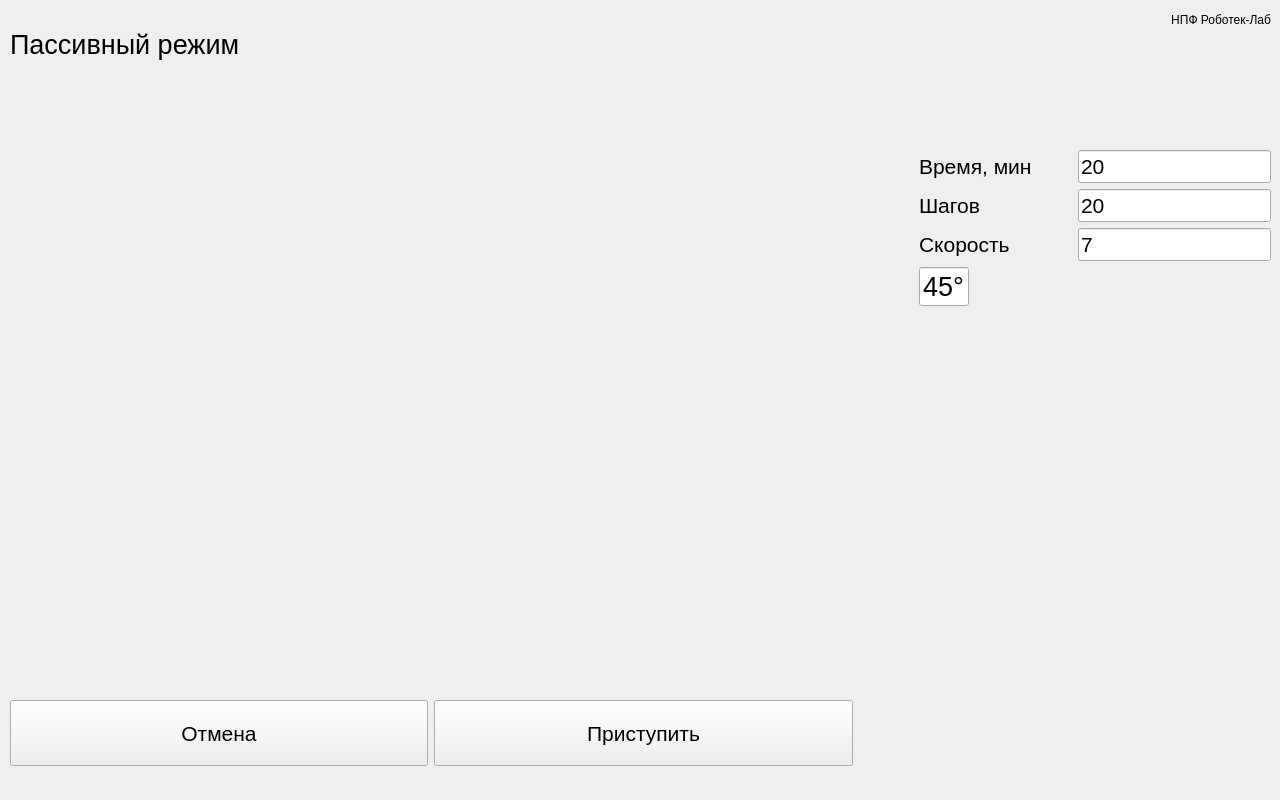
<?xml version="1.0" encoding="UTF-8"?>
<ui version="4.0">
 <class>Ex_PassivePage</class>
 <widget class="QWidget" name="Ex_PassivePage">
  <property name="geometry">
   <rect>
    <x>0</x>
    <y>0</y>
    <width>1280</width>
    <height>800</height>
   </rect>
  </property>
  <property name="windowTitle">
   <string>Form</string>
  </property>
  <widget class="QWidget" name="layoutWidget_2">
   <property name="geometry">
    <rect>
     <x>10</x>
     <y>150</y>
     <width>1261</width>
     <height>484</height>
    </rect>
   </property>
   <layout class="QHBoxLayout" name="horizontalLayout_11">
    <item>
     <spacer name="horizontalSpacer_10">
      <property name="orientation">
       <enum>Qt::Horizontal</enum>
      </property>
      <property name="sizeHint" stdset="0">
       <size>
        <width>40</width>
        <height>20</height>
       </size>
      </property>
     </spacer>
    </item>
    <item>
     <layout class="QVBoxLayout" name="verticalLayout_14">
      <item>
       <widget class="QLabel" name="label_Leg">
        <property name="minimumSize">
         <size>
          <width>854</width>
          <height>480</height>
         </size>
        </property>
        <property name="maximumSize">
         <size>
          <width>854</width>
          <height>480</height>
         </size>
        </property>
        <property name="text">
         <string/>
        </property>
       </widget>
      </item>
     </layout>
    </item>
    <item>
     <layout class="QVBoxLayout" name="verticalLayout_15">
      <item>
       <layout class="QHBoxLayout" name="horizontalLayout_36">
        <item>
         <widget class="QLabel" name="labelTime">
          <property name="font">
           <font>
            <pointsize>16</pointsize>
           </font>
          </property>
          <property name="text">
           <string>Время, мин</string>
          </property>
         </widget>
        </item>
        <item>
         <spacer name="horizontalSpacer_40">
          <property name="orientation">
           <enum>Qt::Horizontal</enum>
          </property>
          <property name="sizeHint" stdset="0">
           <size>
            <width>40</width>
            <height>20</height>
           </size>
          </property>
         </spacer>
        </item>
        <item>
         <widget class="QLineEdit" name="lineEdit_exercise_Duration">
          <property name="font">
           <font>
            <pointsize>16</pointsize>
           </font>
          </property>
          <property name="text">
           <string>20</string>
          </property>
          <property name="alignment">
           <set>Qt::AlignLeading|Qt::AlignLeft|Qt::AlignVCenter</set>
          </property>
         </widget>
        </item>
       </layout>
      </item>
      <item>
       <layout class="QHBoxLayout" name="horizontalLayout_37">
        <item>
         <widget class="QLabel" name="labelSteps">
          <property name="font">
           <font>
            <pointsize>16</pointsize>
           </font>
          </property>
          <property name="text">
           <string>Шагов</string>
          </property>
         </widget>
        </item>
        <item>
         <spacer name="horizontalSpacer_41">
          <property name="orientation">
           <enum>Qt::Horizontal</enum>
          </property>
          <property name="sizeHint" stdset="0">
           <size>
            <width>40</width>
            <height>20</height>
           </size>
          </property>
         </spacer>
        </item>
        <item>
         <widget class="QLineEdit" name="lineEdit__steps_Count">
          <property name="font">
           <font>
            <pointsize>16</pointsize>
           </font>
          </property>
          <property name="text">
           <string>20</string>
          </property>
         </widget>
        </item>
       </layout>
      </item>
      <item>
       <layout class="QHBoxLayout" name="horizontalLayout_38">
        <item>
         <widget class="QLabel" name="labelSpeed">
          <property name="font">
           <font>
            <pointsize>16</pointsize>
           </font>
          </property>
          <property name="text">
           <string>Скорость</string>
          </property>
         </widget>
        </item>
        <item>
         <spacer name="horizontalSpacer_42">
          <property name="orientation">
           <enum>Qt::Horizontal</enum>
          </property>
          <property name="sizeHint" stdset="0">
           <size>
            <width>40</width>
            <height>20</height>
           </size>
          </property>
         </spacer>
        </item>
        <item>
         <widget class="QLineEdit" name="lineEdit_speed_Settings">
          <property name="font">
           <font>
            <pointsize>16</pointsize>
           </font>
          </property>
          <property name="text">
           <string>7</string>
          </property>
         </widget>
        </item>
       </layout>
      </item>
      <item>
       <layout class="QHBoxLayout" name="horizontalLayout_39">
        <item>
         <widget class="QLineEdit" name="lineEdit_max_Angle">
          <property name="minimumSize">
           <size>
            <width>50</width>
            <height>0</height>
           </size>
          </property>
          <property name="maximumSize">
           <size>
            <width>50</width>
            <height>16777215</height>
           </size>
          </property>
          <property name="font">
           <font>
            <pointsize>20</pointsize>
           </font>
          </property>
          <property name="text">
           <string>45°</string>
          </property>
          <property name="alignment">
           <set>Qt::AlignRight|Qt::AlignTrailing|Qt::AlignVCenter</set>
          </property>
         </widget>
        </item>
        <item>
         <spacer name="horizontalSpacer_43">
          <property name="orientation">
           <enum>Qt::Horizontal</enum>
          </property>
          <property name="sizeHint" stdset="0">
           <size>
            <width>40</width>
            <height>20</height>
           </size>
          </property>
         </spacer>
        </item>
        <item>
         <widget class="QPushButton" name="pushButtonDiagnosisAngle">
          <property name="sizePolicy">
           <sizepolicy hsizetype="Maximum" vsizetype="Fixed">
            <horstretch>0</horstretch>
            <verstretch>0</verstretch>
           </sizepolicy>
          </property>
          <property name="styleSheet">
           <string notr="true">background-color: rgba(255, 255, 255,0);
border: none;
</string>
          </property>
          <property name="text">
           <string/>
          </property>
          <property name="icon">
           <iconset>
            <normalon>:/images/calibre_01.png</normalon>
           </iconset>
          </property>
          <property name="iconSize">
           <size>
            <width>180</width>
            <height>140</height>
           </size>
          </property>
          <property name="flat">
           <bool>true</bool>
          </property>
         </widget>
        </item>
       </layout>
      </item>
      <item>
       <spacer name="verticalSpacer_11">
        <property name="orientation">
         <enum>Qt::Vertical</enum>
        </property>
        <property name="sizeHint" stdset="0">
         <size>
          <width>20</width>
          <height>40</height>
         </size>
        </property>
       </spacer>
      </item>
     </layout>
    </item>
   </layout>
  </widget>
  <widget class="QWidget" name="layoutWidget_3">
   <property name="geometry">
    <rect>
     <x>10</x>
     <y>700</y>
     <width>1261</width>
     <height>66</height>
    </rect>
   </property>
   <layout class="QHBoxLayout" name="horizontalLayout_40">
    <item>
     <widget class="QPushButton" name="pushButton_cancel">
      <property name="sizePolicy">
       <sizepolicy hsizetype="Expanding" vsizetype="Expanding">
        <horstretch>0</horstretch>
        <verstretch>0</verstretch>
       </sizepolicy>
      </property>
      <property name="font">
       <font>
        <pointsize>16</pointsize>
       </font>
      </property>
      <property name="text">
       <string>Отмена</string>
      </property>
     </widget>
    </item>
    <item>
     <widget class="QPushButton" name="pushButton_Exercise">
      <property name="sizePolicy">
       <sizepolicy hsizetype="Expanding" vsizetype="Expanding">
        <horstretch>0</horstretch>
        <verstretch>0</verstretch>
       </sizepolicy>
      </property>
      <property name="font">
       <font>
        <pointsize>16</pointsize>
       </font>
      </property>
      <property name="text">
       <string>Приступить</string>
      </property>
     </widget>
    </item>
    <item>
     <spacer name="horizontalSpacer_46">
      <property name="orientation">
       <enum>Qt::Horizontal</enum>
      </property>
      <property name="sizeHint" stdset="0">
       <size>
        <width>40</width>
        <height>20</height>
       </size>
      </property>
     </spacer>
    </item>
   </layout>
  </widget>
  <widget class="QWidget" name="layoutWidget">
   <property name="geometry">
    <rect>
     <x>10</x>
     <y>10</y>
     <width>1261</width>
     <height>69</height>
    </rect>
   </property>
   <layout class="QHBoxLayout" name="horizontalLayout_35" stretch="0,0,0">
    <item>
     <widget class="QLabel" name="labelPassiveMode">
      <property name="font">
       <font>
        <pointsize>20</pointsize>
       </font>
      </property>
      <property name="text">
       <string>Пассивный режим</string>
      </property>
     </widget>
    </item>
    <item>
     <spacer name="horizontalSpacer_39">
      <property name="orientation">
       <enum>Qt::Horizontal</enum>
      </property>
      <property name="sizeHint" stdset="0">
       <size>
        <width>40</width>
        <height>20</height>
       </size>
      </property>
     </spacer>
    </item>
    <item>
     <layout class="QVBoxLayout" name="verticalLayout_13">
      <property name="sizeConstraint">
       <enum>QLayout::SetFixedSize</enum>
      </property>
      <item>
       <widget class="QLabel" name="label_27">
        <property name="sizePolicy">
         <sizepolicy hsizetype="Fixed" vsizetype="Fixed">
          <horstretch>0</horstretch>
          <verstretch>0</verstretch>
         </sizepolicy>
        </property>
        <property name="minimumSize">
         <size>
          <width>200</width>
          <height>20</height>
         </size>
        </property>
        <property name="maximumSize">
         <size>
          <width>200</width>
          <height>20</height>
         </size>
        </property>
        <property name="text">
         <string>НПФ Роботек-Лаб</string>
        </property>
        <property name="alignment">
         <set>Qt::AlignRight|Qt::AlignTrailing|Qt::AlignVCenter</set>
        </property>
       </widget>
      </item>
      <item>
       <spacer name="verticalSpacer_9">
        <property name="orientation">
         <enum>Qt::Vertical</enum>
        </property>
        <property name="sizeHint" stdset="0">
         <size>
          <width>17</width>
          <height>13</height>
         </size>
        </property>
       </spacer>
      </item>
      <item>
       <widget class="QLabel" name="label_operator_5">
        <property name="sizePolicy">
         <sizepolicy hsizetype="Fixed" vsizetype="Fixed">
          <horstretch>0</horstretch>
          <verstretch>0</verstretch>
         </sizepolicy>
        </property>
        <property name="minimumSize">
         <size>
          <width>200</width>
          <height>20</height>
         </size>
        </property>
        <property name="maximumSize">
         <size>
          <width>200</width>
          <height>20</height>
         </size>
        </property>
        <property name="text">
         <string/>
        </property>
        <property name="alignment">
         <set>Qt::AlignRight|Qt::AlignTrailing|Qt::AlignVCenter</set>
        </property>
       </widget>
      </item>
     </layout>
    </item>
   </layout>
  </widget>
 </widget>
 <resources/>
 <connections/>
</ui>
